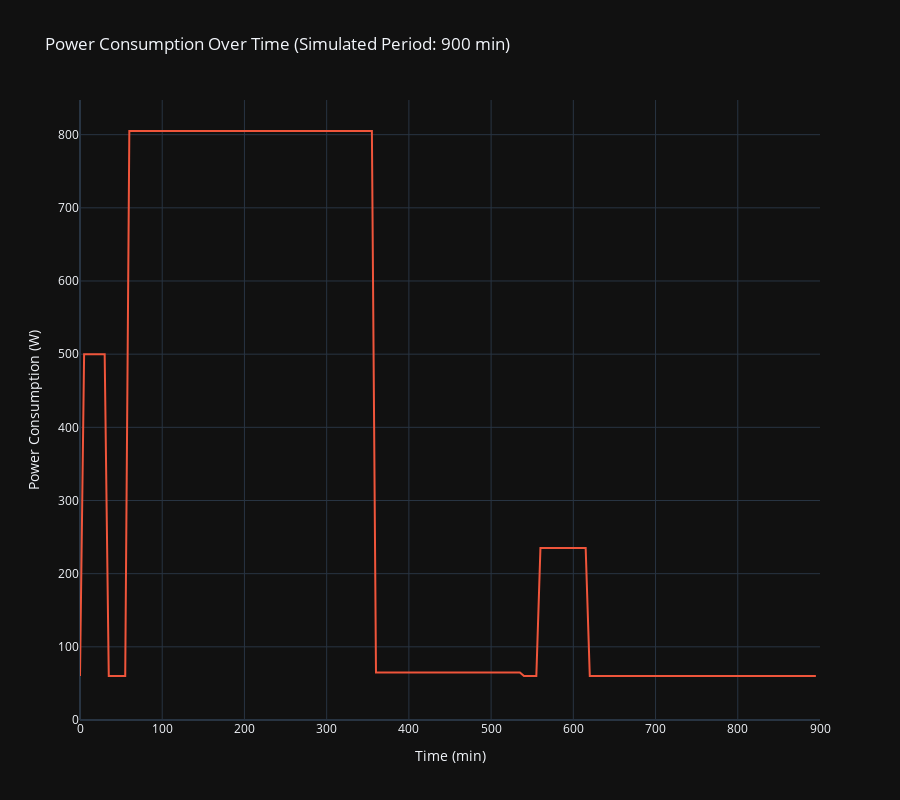

The notebook cell this image was saved under:
### Markdown cell above
### Plot the Power Consumption Over the Relevant Time Period

### Code cell
from plotly.subplots import make_subplots

fig = make_subplots(rows=1, cols=1)
fig.layout.template = 'plotly_dark' #activate the dark theme, comment out for light theme if you want

fig.add_trace(go.Scatter(x=t, y=power_consumption, name="Power Consumption ({})".format(power_consumption.unit), line=dict(color="#EF553B"), showlegend=False), row=1, col=1)

fig.update_yaxes(title_text="Power Consumption ({})".format(power_consumption.unit), rangemode="tozero", row=1, col=1)

fig.update_xaxes(range=[0, duration_in_min], row=1, col=1)
fig.update_xaxes(title_text="Time ({})".format(t.unit), range=[0, duration_in_min], row=1, col=1)

fig.update_layout(title_text="Power Consumption Over Time (Simulated Period: {} min)".format(duration_in_min),
                  height=800)

fig.show() #display figure

### Figure 1 — Plotly figure (JSON) as saved in the notebook; plotly's stock layout.template omitted (floating-point values rounded to 4 significant figures; data arrays with more than 128 entries replaced by an {"elided": "..."} marker saying what was removed)
{"data": [{"line": {"color": "#EF553B"}, "name": "Power Consumption (W)", "showlegend": false, "type": "scatter", "x": {"elided": "180 float values"}, "xaxis": "x", "y": {"elided": "180 float values"}, "yaxis": "y"}], "layout": {"height": 800, "title": {"text": "Power Consumption Over Time (Simulated Period: 900 min)"}, "xaxis": {"anchor": "y", "domain": [0, 1], "range": [0, 900], "title": {"text": "Time (min)"}}, "yaxis": {"anchor": "x", "domain": [0, 1], "rangemode": "tozero", "title": {"text": "Power Consumption (W)"}}}}
